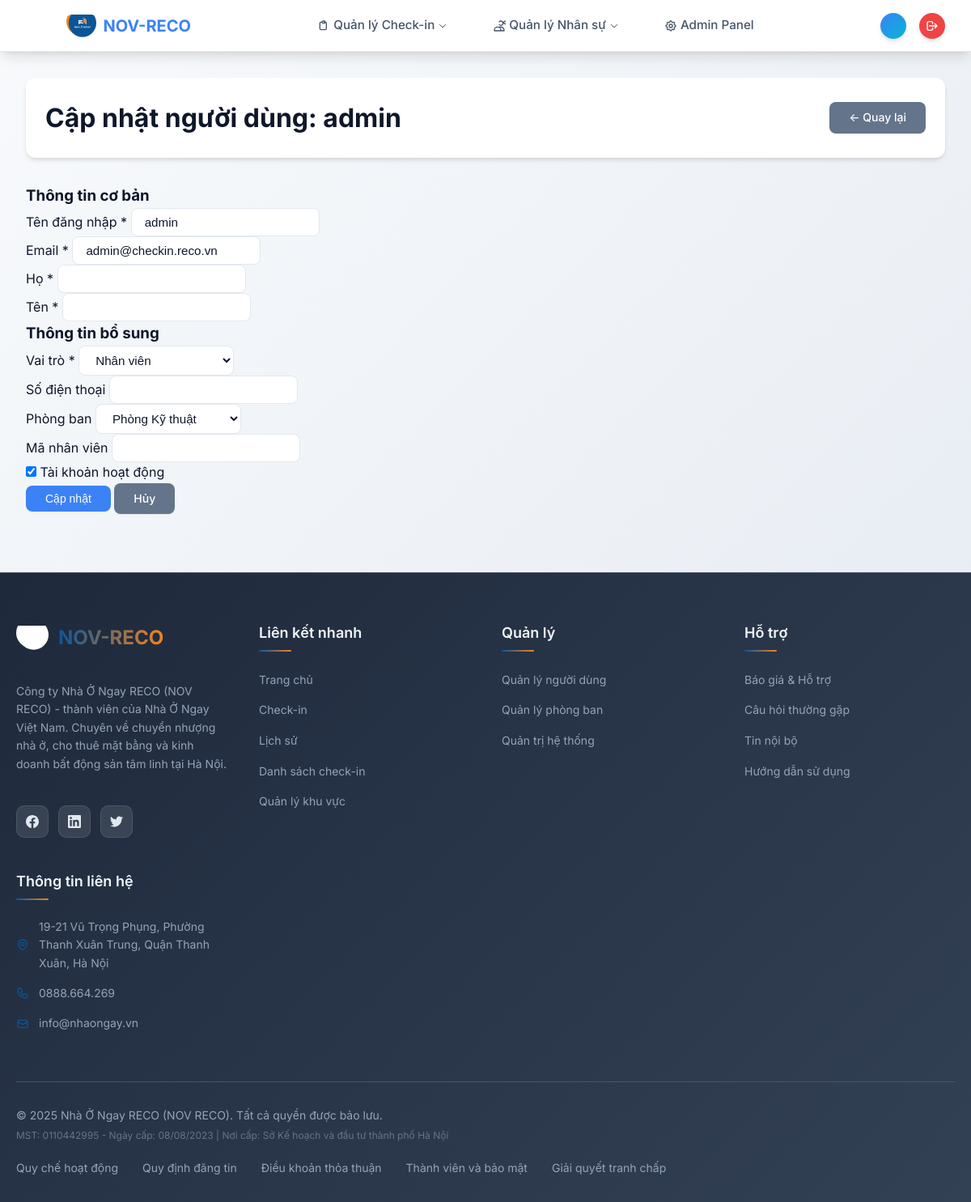
/users/1/update/ (signed in), run on an earlier commit of the app's database.
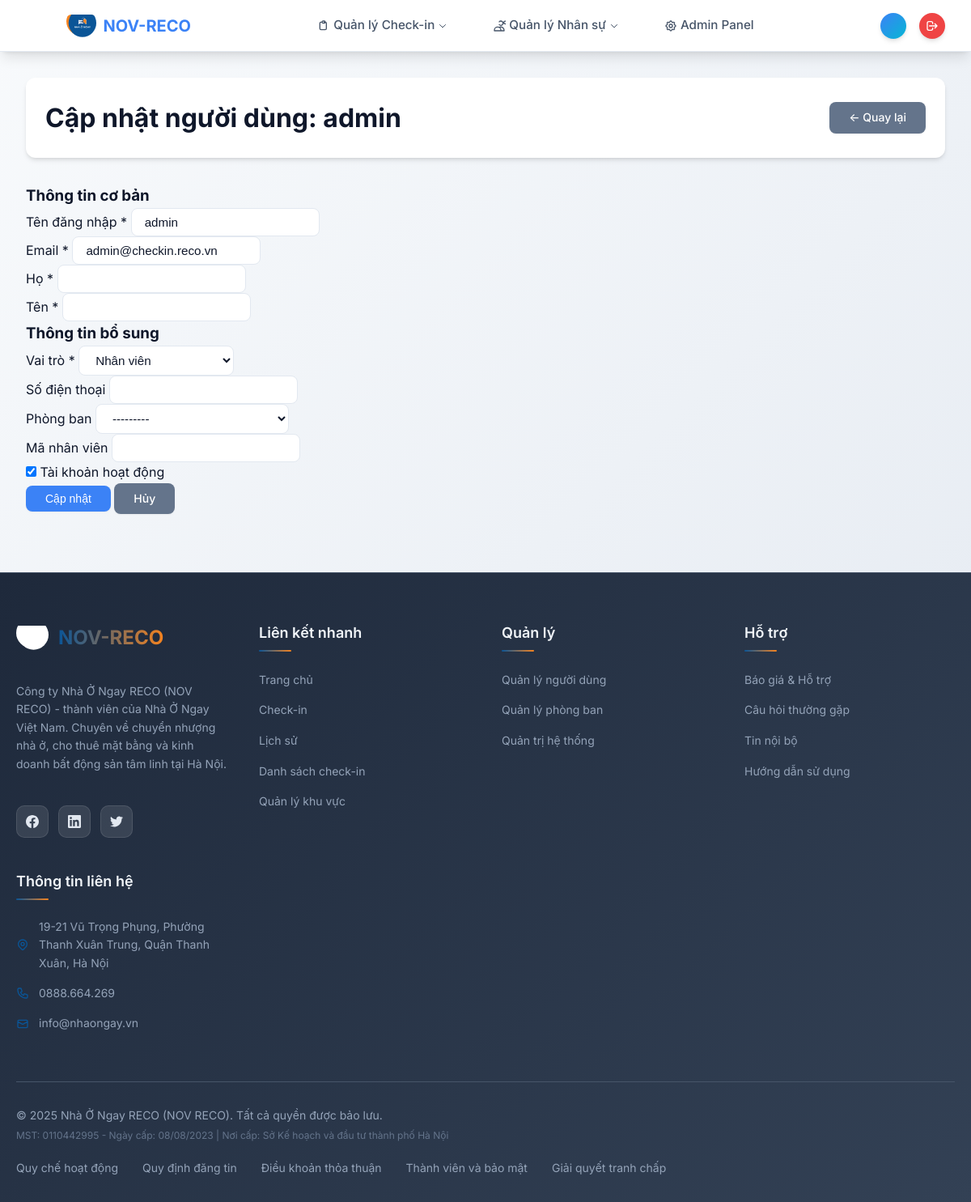
And on a later commit of the database.
### users/models.py (models this page shows, shortened)
class User(AbstractUser):
    role = models.CharField(
        max_length=20,
        choices=UserRole.choices,
        default=UserRole.EMPLOYEE,
        help_text="Vai trò của người dùng trong hệ thống",
    )
    phone = models.CharField(
        max_length=15, blank=True, help_text="Số điện thoại"
    )
    department = models.ForeignKey(
        Department,
        on_delete=models.SET_NULL,
        null=True,
        blank=True,
        related_name='employees',
        help_text="Phòng ban"
    )
    employee_id = models.CharField(
        max_length=20, blank=True, unique=True, help_text="Mã nhân viên"
    )
    def is_admin(self):
        return self.role == UserRole.ADMIN or self.is_superuser
    @property
    def is_admin_user(self):
        return self.is_admin()
    class Meta:
        verbose_name = "Người dùng"
        verbose_name_plural = "Người dùng"

### users/views.py (the view)
# urls.py: path("<int:user_id>/update/", views.user_update_view, name="user_update"),
@user_management_required
def user_update_view(request, user_id):
    user = get_object_or_404(User, id=user_id)
    if request.method == "POST":
        form = UserUpdateForm(request.POST, instance=user)
        if form.is_valid():
            form.save()
            messages.success(
                request, f"Đã cập nhật thông tin {user.username} thành công!"
            )
            return redirect("users:user_list")
    else:
        form = UserUpdateForm(instance=user)
    return render(
        request,
        "users/user_form.html",
        {
            "form": form,
            "title": f"Cập nhật người dùng: {user.username}",
            "submit_text": "Cập nhật",
            "user": user,
        },
    )

### users/forms.py
class UserUpdateForm(forms.ModelForm):
    class Meta:
        model = User
        fields = (
            "username",
            "email",
            "first_name",
            "last_name",
            "role",
            "phone",
            "department",
            "employee_id",
            "is_active",
        )
    def __init__(self, *args, **kwargs):
        super().__init__(*args, **kwargs)
        for field in self.fields.values():
            field.widget.attrs.update({"class": "form-control"})

### users/models.py (called while the page is built)
    def __str__(self):
        return self.name

### templates/users/user_form.html (shortened to what this page needs)
{% extends 'base.html' %}
{% load static %}
{% block extra_css %}
<link rel="stylesheet" href="{% static 'css/users.css' %}">
{% endblock %}
{% block content %}
<div class="users-page">
  <div class="page-header">
    <h1>{{ title }}</h1>
    <a href="{% url 'users:user_list' %}" class="btn btn-secondary">
      ← Quay lại
    </a>
  </div>
  <div class="form-container">
    <form method="POST" class="user-form">
      <div class="form-section">
        <h3>Thông tin cơ bản</h3>
        <div class="form-row">
          <div class="form-group">
            <label for="{{ form.username.id_for_label }}">Tên đăng nhập *</label>
            {{ form.username }}
          </div>
          <div class="form-group">
            <label for="{{ form.email.id_for_label }}">Email *</label>
            {{ form.email }}
          </div>
        </div>
        <div class="form-row">
          <div class="form-group">
            <label for="{{ form.first_name.id_for_label }}">Họ *</label>
            {{ form.first_name }}
          </div>
          <div class="form-group">
            <label for="{{ form.last_name.id_for_label }}">Tên *</label>
            {{ form.last_name }}
          </div>
        </div>
      </div>
      <div class="form-section">
        <h3>Thông tin bổ sung</h3>
        <div class="form-row">
          <div class="form-group">
            <label for="{{ form.role.id_for_label }}">Vai trò *</label>
            {{ form.role }}
          </div>
          <div class="form-group">
            <label for="{{ form.phone.id_for_label }}">Số điện thoại</label>
            {{ form.phone }}
          </div>
        </div>
        <div class="form-row">
          <div class="form-group">
            <label for="{{ form.department.id_for_label }}">Phòng ban</label>
            {{ form.department }}
          </div>
          <div class="form-group">
            <label for="{{ form.employee_id.id_for_label }}">Mã nhân viên</label>
            {{ form.employee_id }}
          </div>
        </div>
        {% if form.is_active %}
        <div class="form-row">
          <div class="form-group">
            <label class="checkbox-label">
              {{ form.is_active }}
              <span class="checkbox-text">Tài khoản hoạt động</span>
            </label>
          </div>
        </div>
        {% endif %}
      </div>
      <div class="form-actions">
        <button type="submit" class="btn btn-primary">
          {{ submit_text }}
        </button>
        <a href="{% url 'users:user_list' %}" class="btn btn-secondary">
          Hủy
        </a>
      </div>
    </form>
  </div>
</div>
{% endblock %}

What changed in the data, as far as the page shows it:
changed User "admin": department "Phòng Kỹ thuật" → "---------"
